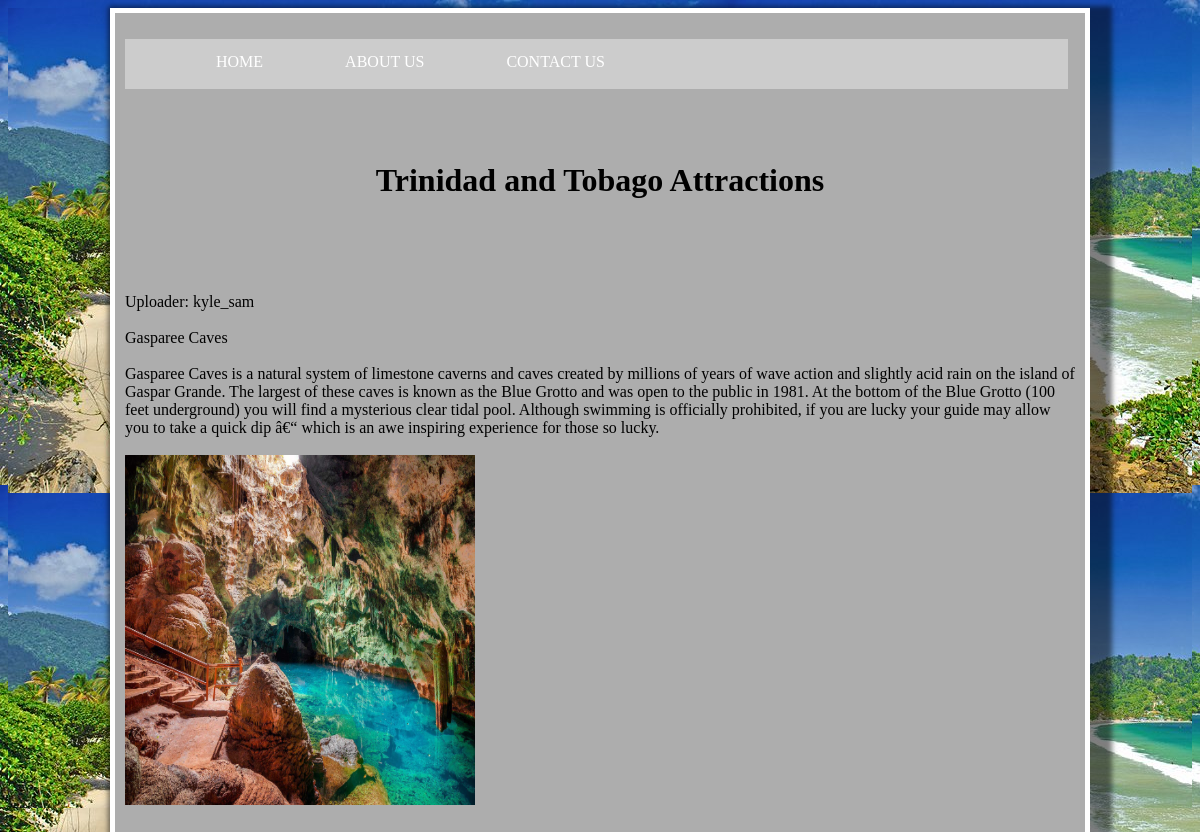
The page /php/commentarea.php?val=26 on the database its author committed.
### tables this page shows
CREATE TABLE IF NOT EXISTS `images` (
  `image_id` int(3) NOT NULL AUTO_INCREMENT,
  `user` varchar(35) NOT NULL,
  `image_name` varchar(35) DEFAULT NULL,
  `image_des` varchar(900) DEFAULT NULL,
  `tag` varchar(250) NOT NULL,
  `image` blob NOT NULL,
  PRIMARY KEY (`image_id`)
);

### php/commentarea.php (the view, shortened to what this page needs)
<!DOCTYPE html>
<html lang="en">
	<head>
		<link rel="stylesheet" href="../css/CNSITT.css">
	</head>
	<body>
	<div id="container2">
	<main>
					<ul>
						<li><a href="../index.html">Home</a></li>
						<li><a href="../html/about.html">About Us</a><li>
						<li><a href="../html/contact.html">Contact Us</a></li>
					</ul>
						<br><br>
		<h1> Trinidad and Tobago Attractions </h1><br><br><br><br>
			<?php
			include 'con_server.php';
			$val = $_GET["val"];
			$sql="SELECT * FROM images WHERE image_id=$val";
			if($result=mysqli_query($con,$sql))
			{
				$data=mysqli_fetch_array($result);
			}
			else
			{
				echo mysqli_error($con);
			}
?>
			<div>
					<?php
					echo $data["user"];
					?> <br> <br>
					<?php
					echo $data["image_name"];
					?><br> <br>
					<?php
					echo $data["image_des"];
					?> <br> <br>
					<?php echo $data["image"]; ?>
					<br> <br>
					<br> <br>
			</div>
		</div>
	</body>
</html>

### css/CNSITT.css (style rules this page uses)
html, body { padding: 0px; height:100%; box-sizing: border-box; font-family: verdana; background-color:#000; background-image: url(../IMG/maracasbay.jpg); font-size:16px; background-repeat:repeat; }
ul { list-style-type: none; width:95%; height:50px; background-color:#ccc; }
li a { text-transform:uppercase; color: #fff; text-decoration:none; margin-right:15px; margin-left:35px; float:left; display:block; text-align: center; padding: 14px 16px; }
h1 { text-align:center; }
.img4 { width:350px; height:350px; }
#container2 { width:950px; height:1700px; border:5px solid #fff; position:relative; margin:auto; padding:10px; background-color:#adadad; box-shadow: 10px 10px 5px 12px rgba(0, 0, 0, 0.5); }

### rows shown on the page
images: user "Uploader: kyle_sam", image_name "Gasparee Caves", image_des "Gasparee Caves is a natural system of limestone caverns and caves created by millions of years of wave action and slightly acid rain on the island of Gaspar Grande. The largest of these caves is known as the Blue Grotto and was open to the public in 1981. At the bottom of the Blue Grotto (100 feet underground) you will find a mysterious clear tidal pool. Although swimming is officially prohibited, if you are lucky your guide may allow you to take a quick dip â€“ which is an awe inspiring experience for those so lucky.", image (picture)
